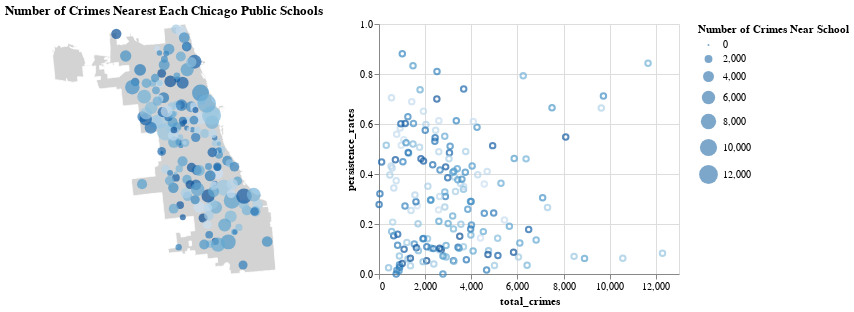

Notebook source saved alongside this figure:
### Code cell
selector = alt.selection_single(empty='all', fields=['School_ID'])

# Base data
base = alt.Chart(school_crimes).properties(
    width=300,
    height=250
).add_selection(selector)

# Chicago background
background = alt.Chart(chicago).mark_geoshape(
    fill='lightgray',
    stroke='white'
).properties(
    width=300,
    height=250
).project('albersUsa')

# CPS positions
points = base.mark_circle().encode(
    longitude='School_Longitude:Q',
    latitude='School_Latitude:Q',
    size=alt.Size('total_crimes:Q', title='Number of Crimes Near School'),
    color=alt.condition(selector, 'School_ID:O', alt.value('steelblue'), legend=None),
    tooltip=['Long_Name:N','total_crimes:Q']
).properties(
    title='Number of Crimes Nearest Each Chicago Public Schools'
).transform_filter(
    selector
)

# Chart
scatterplot = base.mark_point().encode(
    x='total_crimes',
    y=alt.Y('persistence_rates', scale=alt.Scale(domain=(0, 1))),
    color=alt.Color('School_ID:O', legend=None)
).transform_filter(
    selector
)

background + points | scatterplot

#background + points

### Figure 1 — Vega-Lite specification as saved in the notebook (floating-point values rounded to 4 significant figures; data arrays with more than 128 entries replaced by an {"elided": "..."} marker saying what was removed)
{"config": {"view": {"continuousWidth": 400, "continuousHeight": 300}}, "hconcat": [{"layer": [{"data": {"name": "data-a093b01b207142652207d510368dc07c"}, "mark": {"type": "geoshape", "fill": "lightgray", "stroke": "white"}, "height": 250, "projection": {"type": "albersUsa"}, "width": 300}, {"data": {"name": "data-f08e1e934e955aec0cc878b7aac11354"}, "mark": "circle", "encoding": {"color": {"condition": {"type": "ordinal", "field": "School_ID", "legend": null, "selection": "selector015"}, "value": "steelblue"}, "latitude": {"field": "School_Latitude", "type": "quantitative"}, "longitude": {"field": "School_Longitude", "type": "quantitative"}, "size": {"type": "quantitative", "field": "total_crimes", "title": "Number of Crimes Near School"}, "tooltip": [{"type": "nominal", "field": "Long_Name"}, {"type": "quantitative", "field": "total_crimes"}]}, "height": 250, "selection": {"selector015": {"type": "single", "empty": "all", "fields": ["School_ID"]}}, "title": "Number of Crimes Nearest Each Chicago Public Schools", "transform": [{"filter": {"selection": "selector015"}}], "width": 300}]}, {"data": {"name": "data-f08e1e934e955aec0cc878b7aac11354"}, "mark": "point", "encoding": {"color": {"type": "ordinal", "field": "School_ID", "legend": null}, "x": {"type": "quantitative", "field": "total_crimes"}, "y": {"type": "quantitative", "field": "persistence_rates", "scale": {"domain": [0, 1]}}}, "height": 250, "selection": {"selector015": {"type": "single", "empty": "all", "fields": ["School_ID"]}}, "transform": [{"filter": {"selection": "selector015"}}], "width": 300}], "$schema": "https://vega.github.io/schema/vega-lite/v4.0.2.json", "datasets": {"data-a093b01b207142652207d510368dc07c": [{"name": "CHICAGO", "objectid": "1", "shape_area": "6450276623.31", "shape_len": "845282.931362", "type": "Feature", "geometry": {"type": "MultiPolygon", "coordinates": {"elided": "2 rows, 25462 float values in total"}}}], "data-f08e1e934e955aec0cc878b7aac11354": {"elided": "174 records"}}}
